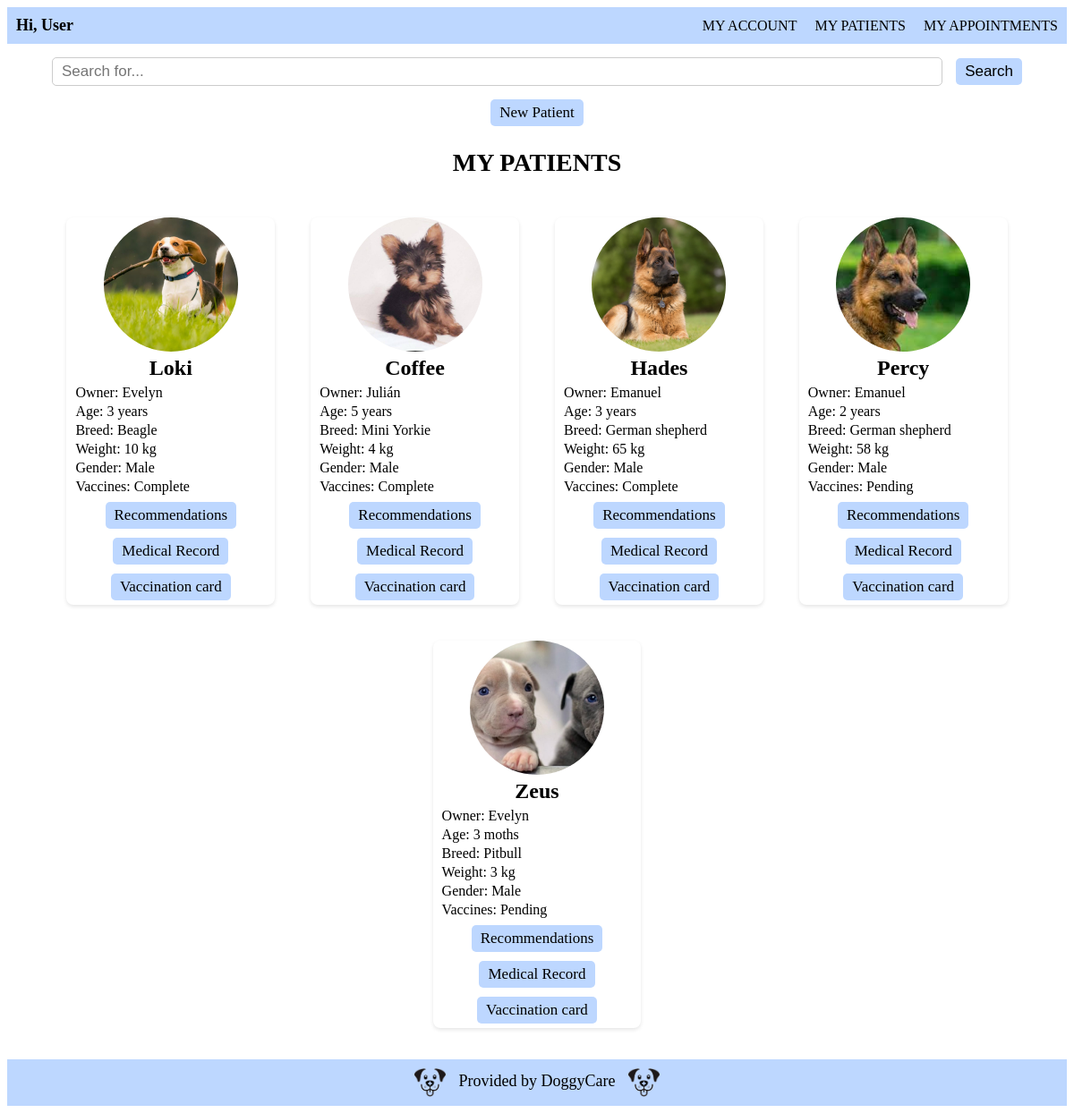
The app's page /patients/ with its own data.
### vet/models.py (models this page shows)
class Dog(models.Model):
    image= models.ImageField(upload_to='images/')
    id= models.AutoField(primary_key= True)
    owner= models.CharField(blank= False, max_length=100)
    name= models.CharField(blank= False, max_length=20)
    breed= models.CharField(blank= False, max_length=20)
    age= models.CharField(blank= False, max_length=10)
    weight= models.CharField(blank= False, max_length=10)
    gender= models.CharField(blank= False, max_length=10)
    vaccines= models.CharField(blank= False, max_length=30)

### vet/views.py (the view)
# urls.py: path('patients/', views.patients, name='patients'),
def patients(request):
    searchTerm = request.GET.get('searchDog')
    if searchTerm:
        dogs = Dog.objects.filter(
            Q(name__icontains=searchTerm) |
            Q(owner__icontains=searchTerm) |
            Q(breed__icontains=searchTerm)
        )
    else:
        dogs = Dog.objects.all()
    return render(request, 'patients.html', {'dogs': dogs})

### vet/templates/patients.html (shortened to what this page needs)
<!DOCTYPE html>
{% extends 'base.html' %}
{% load static %}
    {% block additional_styles %}
    <link rel="stylesheet" href="{% static 'css/patients.css' %}">
    {% endblock additional_styles %}
        {% block content %}
        <form action="" class="search-bar">
            <input type="text" class="form-control" name="searchDog" placeholder="Search for...">
            <button type="submit" class="btn btn-primary">Search</button>
        </form>
        <div class="new-patient">
            <a href="{% url 'dog_register' %}" class="btn">New Patient</a>
        </div>
        <h1>MY PATIENTS</h1>
        <div class="dog-list">
            {% for dog in dogs %}
            <div class="dog-card">
                <a href="{% url 'dog_profile' dog.id %}">
                    <img src="{{ dog.image.url }}" alt="Image">
                </a>
                <div class="card-content p-3 mx-2">
                    <h2>{{ dog.name }}</h2>
                    <p>Owner: {{ dog.owner }} </p>
                    <p>Age: {{ dog.age }} </p>
                    <p>Breed: {{ dog.breed }} </p>
                    <p>Weight: {{ dog.weight }} </p>
                    <p>Gender: {{ dog.gender }} </p>
                    <p>Vaccines: {{ dog.vaccines }} </p>
                    <div class="card-button">
                        <a href="{% url 'recomendations' dog_id=dog.id %}" class="btn">Recommendations</a>
                        <a href="{% url 'medical_record' dog_id=dog.id %}" class="btn">Medical Record</a>
                        <a href="{% url 'vaccination_card' dog_id=dog.id %}" class="btn">Vaccination card</a>
                    </div>
                </div>
            </div>
            {% endfor %}
        </div>
        {% endblock content %}

### static/css/patients.css (style rules this page uses)
main > * { margin-top: 15px; margin-bottom: 15px; }
.search-bar { font-family: Georgia, serif; display: flex; align-items: center; padding: 0 50px 0; }
.form-control { padding: 5px 10px; margin-right: 15px; font-size: 17px; border: 1px solid #ccc; border-radius: 5px; width: 100%; }
.new-patient { display: flex; font-family: Georgia, serif; align-items: center; justify-content: center; }
.btn { padding: 5px 10px; font-size: 17px; text-decoration: none; background-color: #BDD7FF; color: #000000; border: none; border-radius: 5px; cursor: pointer; }
h1 { font-size: 28px; font-family: Georgia, serif; text-align: center; margin: 25px; }
.dog-list { padding: 0 10px; display: flex; flex-wrap: wrap; justify-content: center; }
.dog-card { border-radius: 8px; box-shadow: 0 2px 4px rgba(0, 0, 0, 0.1); overflow: hidden; width: 20%; margin: 20px; float: left; padding: auto; }
.dog-card img { width: 150px; height: 150px; border-radius: 50%; object-fit: cover; display: block; margin: 0 auto; }
.dog-card h2 { text-align: center; margin: 5px; }
.card-content p { margin: 0 0 3px; margin-left: 10px }
.card-button { padding: 5px; display: flex; flex-direction: column; align-items: center; gap: 10px; }

### records on screen
Dog: image (picture), name "Loki", owner "Evelyn", age "3 years", breed "Beagle", weight "10 kg", gender "Male", vaccines "Complete"
Dog: image (picture), name "Coffee", owner "Julián", age "5 years", breed "Mini Yorkie", weight "4 kg", gender "Male", vaccines "Complete"
Dog: image (picture), name "Hades", owner "Emanuel", age "3 years", breed "German shepherd", weight "65 kg", gender "Male", vaccines "Complete"
Dog: image (picture), name "Percy", owner "Emanuel", age "2 years", breed "German shepherd", weight "58 kg", gender "Male", vaccines "Pending"
Dog: image (picture), name "Zeus", owner "Evelyn", age "3 moths", breed "Pitbull", weight "3 kg", gender "Male", vaccines "Pending"
